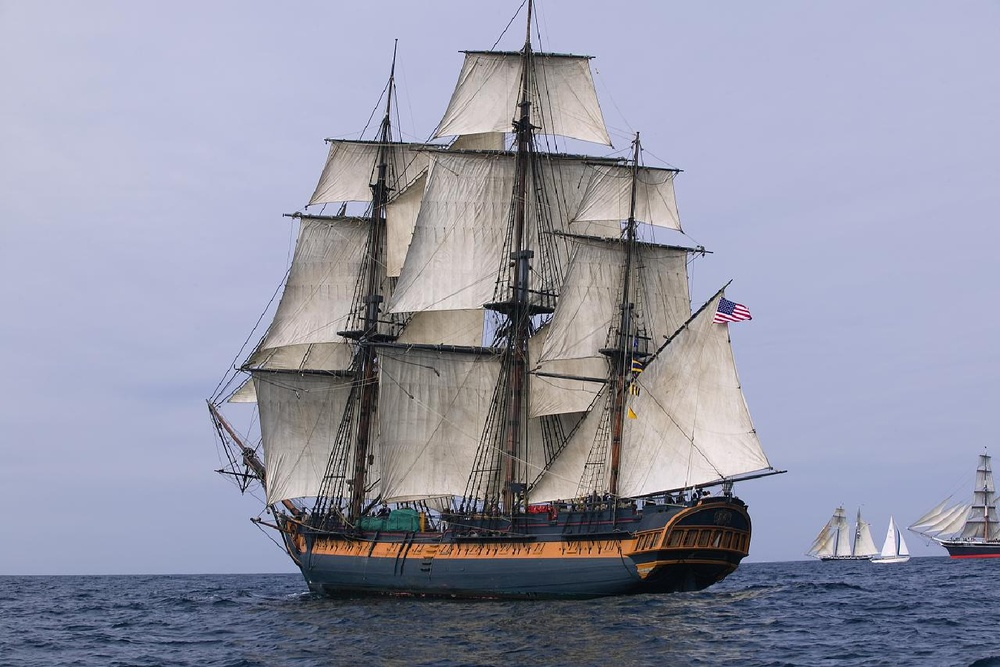
#> input picture models/ship.jpg, 1000 x 667 px, shrunk from 1395 x 930 before the run, found by its file name
$ python hist_proj.py
#> lines starting #> are read from the running program, lines starting #| are printed output that depends on the picture
# -*- coding: utf-8 -*-
"""
Created on Sun Jan 29 20:44:27 2017

@author: finn
"""

import cv2
from matplotlib import pyplot as plt

# Load an color image in grayscale
#cv2.IMREAD_COLOR : Loads a color image. Any transparency of image will be neglected. It is the default flag.
#cv2.IMREAD_GRAYSCALE : Loads image in grayscale mode
#cv2.IMREAD_UNCHANGED : Loads image as such including alpha channel
target = cv2.imread('../images/ship.jpg',cv2.IMREAD_COLOR)
#> target is the input picture: shape (667, 1000, 3); mean B, G, R 167.3, 149.4, 147.6
cv2.imshow('image',target)

xmin,ymin,xmax,ymax = 0,0,40,300
roi = target[ymin:ymax,xmin:xmax]
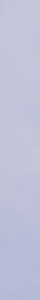
#> roi: shape (300, 40, 3); mean B, G, R 216.5, 193.6, 191

 # calculating object histogram
hsv = cv2.cvtColor(roi,cv2.COLOR_BGR2HSV)
#> hsv: shape (300, 40, 3); mean H, S, V 116.9, 30.1, 216.5
hsvt = cv2.cvtColor(target,cv2.COLOR_BGR2HSV)
#> hsvt: shape (667, 1000, 3); mean H, S, V 91.2, 46.8, 171.5
channels = [0,2]
nbins = [180,180]
ranges = [0,180,0,180]
roihist = cv2.calcHist(images = [hsv],channels = channels, mask = None, histSize = nbins, ranges = ranges )
#> roihist: shape (180, 180) float32; every value is 0

color = ('b','g','r')
for i,col in enumerate(color):
    histr = cv2.calcHist([hsv],[i],None,[256],[0,256])
    plt.plot(histr,color = col)
    plt.xlim([0,256])
plt.show()
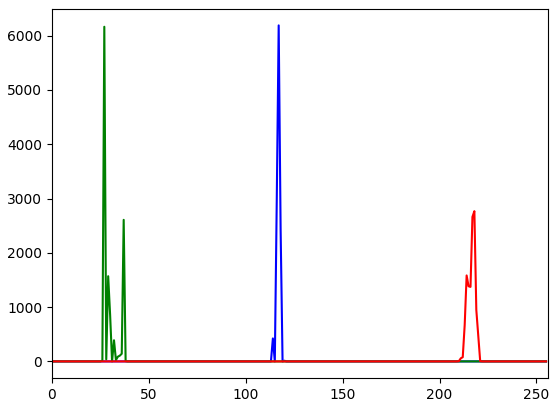
#> figure drawn by matplotlib, 1 panel; curve peaks at x = 117, y = 6188; curve peaks at x = 27, y = 6163; curve peaks at x = 218, y = 2767


plt.imshow(roihist,interpolation = 'nearest')
plt.show()
# normalize histogram and apply backprojection
cv2.normalize(roihist,roihist,0,255,cv2.NORM_MINMAX)
dst = cv2.calcBackProject([hsvt],channels,roihist,ranges,1)
#> dst: shape (667, 1000); every value is 0
cv2.imshow("diff",dst)


# [8 lines of commented-out code are left out]


cv2.waitKey(0) # close when any key pressed
cv2.destroyAllWindows()
